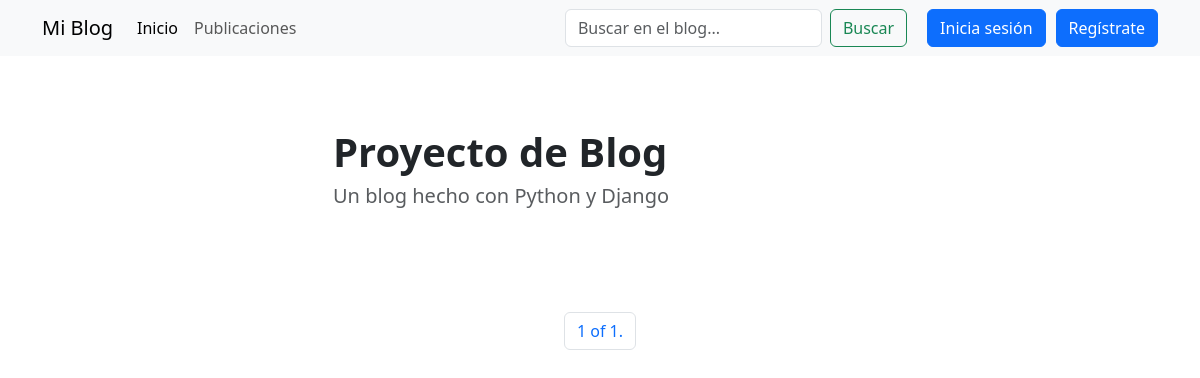
Before: / with the older database file.
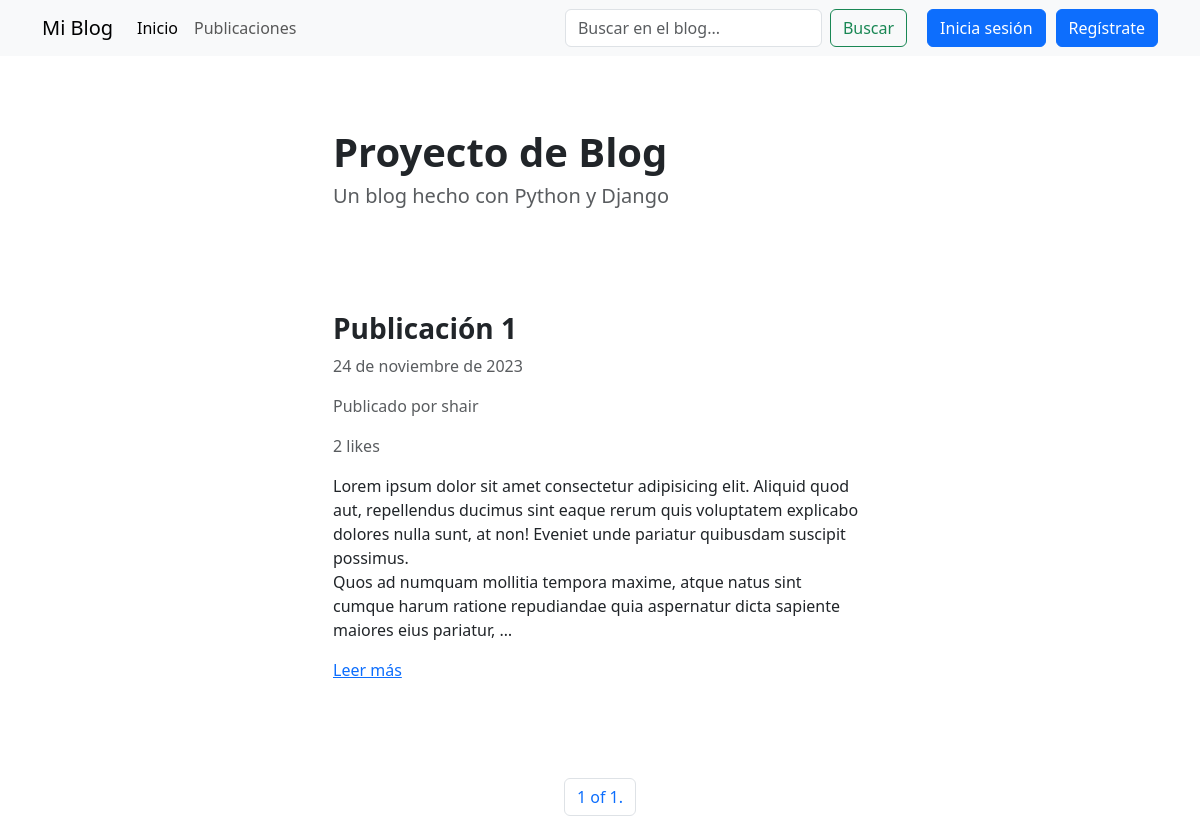
After: the same page with the newer database file.
### blog/models.py (models this page shows)
class Post(models.Model):
    title = models.CharField(max_length=255)
    content = HTMLField()
    date = models.DateField(auto_now_add=True)
    author = models.ForeignKey(User, on_delete=models.CASCADE)
    featured = models.BooleanField(default=False)
    likes = models.ManyToManyField(User, related_name='likes', blank=True)

### blog/views.py (the view)
# urls.py: path('', Index.as_view(), name='index'),
class Index(ListView):
    model = Post
    queryset = Post.objects.all().order_by('-date')
    template_name = 'blog/index.html'
    paginate_by = 1

### blog/templates/blog/index.html (shortened to what this page needs)
{% extends 'blog/base.html' %} {% block content %}
<div class="row">
  <div class="col-md-6 col-12 mx-md-auto mx-3 mt-5 mb-5">
    <h1 class="fw-bolder">Proyecto de Blog</h1>
    <h5 class="text-muted">Un blog hecho con Python y Django</h5>
  </div>
</div>
{% for object in object_list %}
<div class="row">
  <div class="col-md-6 col-11 mx-md-auto mx-3 mt-5 mb-5">
    <h3 class="fw-bold">{{ object.title }}</h3>
    <p class="text-muted">{{ object.date }}</p>
    <p class="text-muted">Publicado por {{ object.author.username }}</p>
    {% if object.likes.count == 1 %}
    <p class="text-muted">{{ object.likes.count }} like</p>
    {% else %}
    <p class="text-muted">{{ object.likes.count }} likes</p>
    {% endif %}
    <div class="my-3">{{ object.content|truncatewords_html:50|safe }}</div>
    <a href="{% url 'detail_post' object.id %}">Leer más</a>
  </div>
</div>
{% endfor %}
<nav>
  <ul class="pagination">
    <div class="mx-auto d-flex flex-row mt-5">
      <li class="page-item">
        <a class="page-link" href="#"
          >{{ page_obj.number }} of {{ page_obj.paginator.num_pages }}.</a
        >
      </li>
    </div>
  </ul>
</nav>
{% endblock content %}

Changed rows visible on the page:
added Post: title "Publicación 1", date "24 de noviembre de 2023", author.username "shair", likes.count "2", content "Lorem ipsum dolor sit amet consectetur adipisicing elit. Aliquid quod aut, repellendus ducimus sint eaque rerum quis voluptatem explicabo dolores nulla sunt, at non! Eveniet unde pariatur quibusdam suscipit possimus. Quos ad numquam mollitia tempora maxime, atque natus sint cumque harum ratione repudiandae quia aspernatur dicta sapiente maiores eius pariatur, …"
